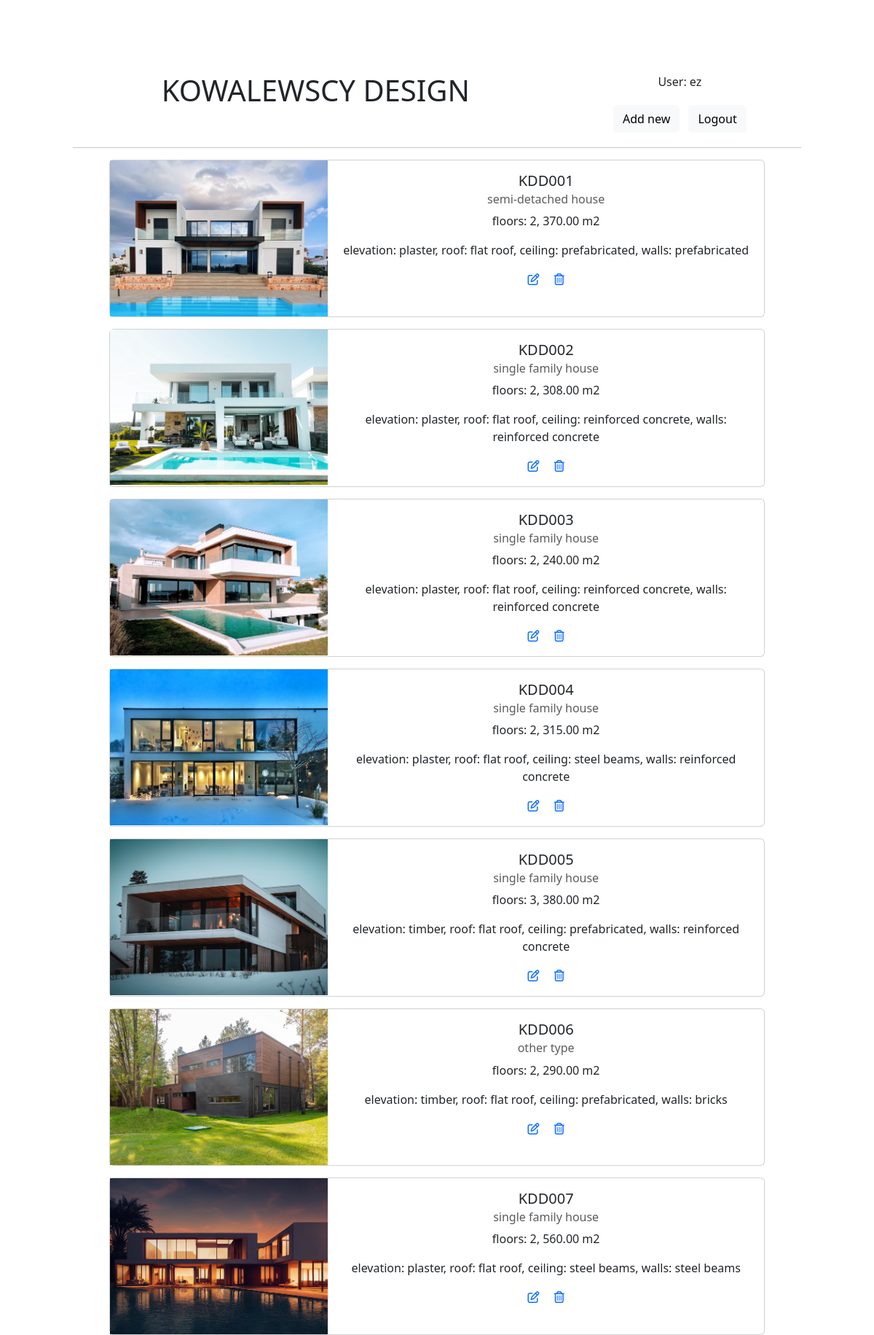
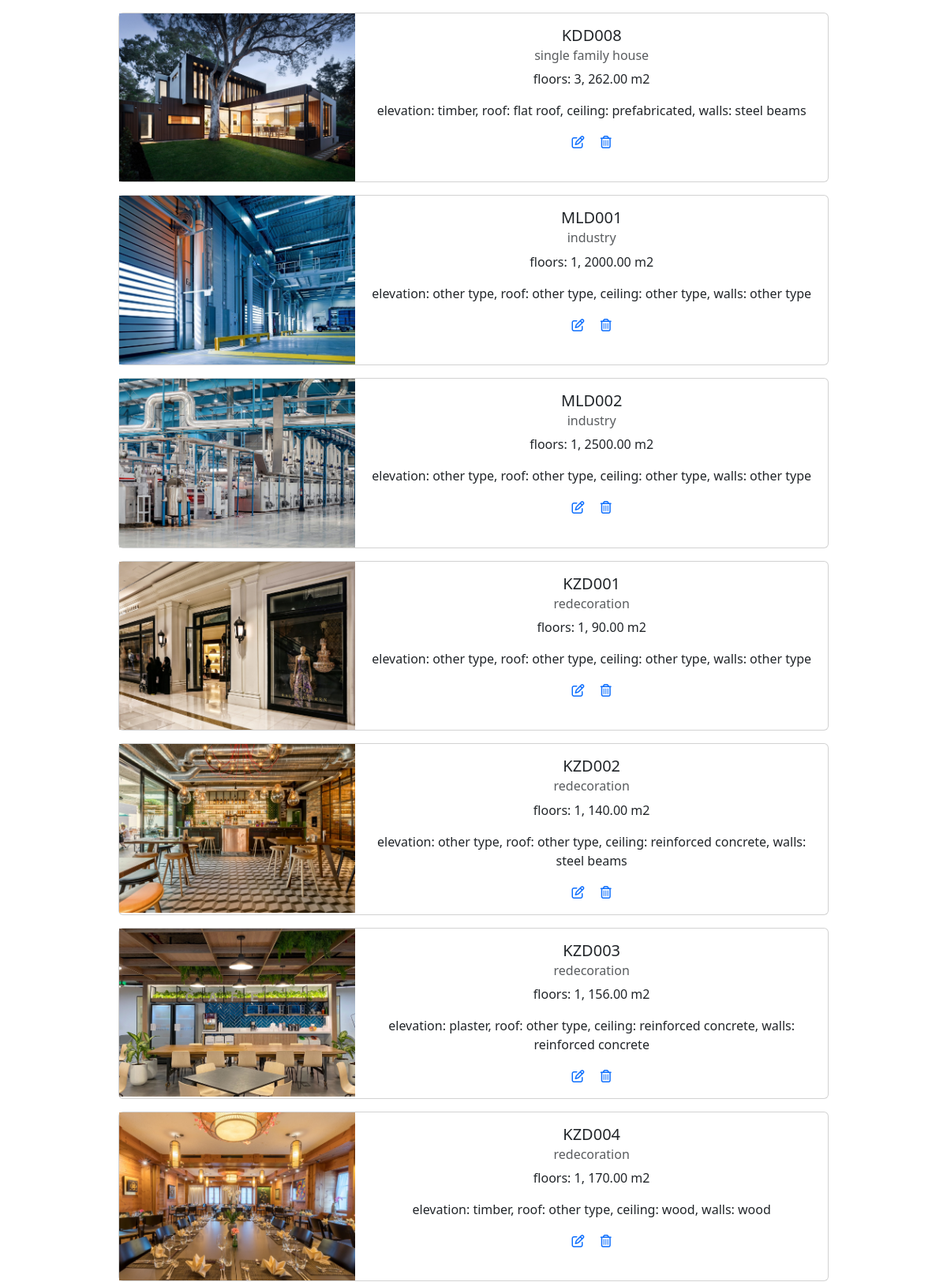
The page /design/all/ (signed in, upper part) on the database its author committed (2 pictures, top to bottom).
### buildings_app/models.py (models this page shows)
class Project(models.Model):
    SFH = 'single family house'
    SDH = 'semi-detached house'
    IN = 'industry'
    RD = 'redecoration'
    OT = 'other type'
    TB = 'timber'
    PL = 'plaster'
    SS = 'steel sheet'
    ST = 'stone'
    FR = 'flat roof'
    OG = 'open gamble'
    HR = 'hipped roof'
    DM = 'dormer'
    RC = 'reinforced concrete'
    WD = 'wood'
    SB = 'steel beams'
    PB = 'prefabricated'
    BW = 'bricks'
    TYPES_BUILDING = [
        (SFH, 'single family house'),
        (SDH, 'semi-detached house'),
        (IN, 'industry'),
        (RD, 'redecoration'),
        (OT, 'other type'),
    ]
    symbol = models.CharField(max_length=6, blank=False, unique=True)               # Each project has unique name
    type = models.CharField(max_length=30, choices=TYPES_BUILDING, default=OT)
    investor_first_name = models.CharField(max_length=30, null=True, blank=True)
    investor_last_name = models.CharField(max_length=30, null=True, blank=True)
    date_of_the_order = models.DateField(null=True, blank=True)
    floors = models.PositiveSmallIntegerField(blank=True, default=0)
    area = models.DecimalField(max_digits=8, decimal_places=2, default=0.00)
    TYPES_WALL = [
        (RC, 'reinforced concrete'),
        (WD, 'wood'),
        (SB, 'steel beams'),
        (PB, 'prefabricated'),
        (BW, 'bricks'),
        (OT, 'other type'),
    ]
    walls = models.CharField(max_length=30, choices=TYPES_WALL, default=OT)
    TYPES_CEILING = [
        (RC, 'reinforced concrete'),
        (WD, 'wood'),
        (SB, 'steel beams'),
        (PB, 'prefabricated'),
        (OT, 'other type'),
    ]
    ceiling = models.CharField(max_length=30, choices=TYPES_CEILING, default=OT)
    TYPES_ROOF = [
        (FR, 'flat roof'),
        (OG, 'open gamble'),
        (HR, 'hipped roof'),
        (DM, 'dormer'),
        (OT, 'other type'),
    ]
    roof = models.CharField(max_length=30, choices=TYPES_ROOF, default=OT)
    TYPES_ELEVATION = [
        (TB, 'timber'),
        (PL, 'plaster'),
        (SS, 'steel sheet'),
        (ST, 'stone'),
        (OT, 'other type'),
    ]
    elevation = models.CharField(max_length=30, choices=TYPES_ELEVATION, default=OT)
    view = models.ImageField(upload_to='views', null=True, blank=True)
    def parameters(self):
        return "floors: {}, {} m2".format(self.floors, self.area)
    def description(self):
        return "elevation: {}, " \
               "roof: {}, " \
               "ceiling: {}, " \
               "walls: {}".format(self.elevation, self.roof, self.ceiling, self.walls)

### buildings_app/views.py (the view)
# urls.py: path('all/', all_objects, name="all_objects"),
def all_objects(request):
    all_buildings = Project.objects.all()
    return render(request, 'design.html', {"objects": all_buildings})

### templates/design.html (shortened to what this page needs)
{% extends 'basic.html' %}
{% block site %}
<div class="container text-center">
    <div class="row">
        <div class="col-8">
            <h1>KOWALEWSCY DESIGN</h1>
        </div>
        <div class="col">
            {% if user.is_authenticated %}
            <p> User: {{user.username}} </p>
            <a href="{% url 'new_building' %}" class="btn btn-light" style="margin: 4px"> Add new </a>
            <a href="{% url 'logout' %}" class="btn btn-light" style="margin: 4px"> Logout </a>
            {% else %}
            <a href="{% url 'login' %}"class="btn btn-light" style="margin: 4px"> Log in <i class="fa-solid fa-arrow-right-to-bracket"></i></a>
            {% endif %}
        </div>
    </div>
</div>
<hr>
<center>
    {% for object in objects %}
    <div class="card mb-3" style="max-width: 900px;">
        <div class="row g-0">
            <div class="col-md-4">
                <img src="/media/{{object.view}}" alt="view" class="img-fluid rounded-star">
            </div>
            <div class="col-md-8">
                <div class="card-body">
                    <h5 class="card-title">{{object.symbol}}</h5>
                    <h6 class="card-subtitle mb-2 text-muted">{{object.type}}</h6>
                    <p>{{object.parameters}}</p>
                    <p>{{object.description}}</p>
                    {% if user.is_authenticated %}
                    <a href="{% url 'edit_building' object.id %}" class="card-link"><i
                            class="fa-regular fa-pen-to-square"></i></a>
                    <a href="{% url 'delete_building' object.id %}" class="card-link"><i
                            class="fa-regular fa-trash-can"></i></a>
                    {% endif %}
                </div>
            </div>
        </div>
    </div>
    {% endfor %}
</center>
{% endblock %}

### my_static/global_css.css (style rules this page uses)
body { margin: 100px; }

### rows shown on the page
Project: view (picture), symbol "KDD001", type "semi-detached house", parameters "floors: 2, 370.00 m2", description "elevation: plaster, roof: flat roof, ceiling: prefabricated, walls: prefabricated"
Project: view (picture), symbol "KDD002", type "single family house", parameters "floors: 2, 308.00 m2", description "elevation: plaster, roof: flat roof, ceiling: reinforced concrete, walls: reinforced concrete"
Project: view (picture), symbol "KDD003", type "single family house", parameters "floors: 2, 240.00 m2", description "elevation: plaster, roof: flat roof, ceiling: reinforced concrete, walls: reinforced concrete"
Project: view (picture), symbol "KDD004", type "single family house", parameters "floors: 2, 315.00 m2", description "elevation: plaster, roof: flat roof, ceiling: steel beams, walls: reinforced concrete"
Project: view (picture), symbol "KDD005", type "single family house", parameters "floors: 3, 380.00 m2", description "elevation: timber, roof: flat roof, ceiling: prefabricated, walls: reinforced concrete"
Project: view (picture), symbol "KDD006", type "other type", parameters "floors: 2, 290.00 m2", description "elevation: timber, roof: flat roof, ceiling: prefabricated, walls: bricks"
Project: view (picture), symbol "KDD007", type "single family house", parameters "floors: 2, 560.00 m2", description "elevation: plaster, roof: flat roof, ceiling: steel beams, walls: steel beams"
Project: view (picture), symbol "KDD008", type "single family house", parameters "floors: 3, 262.00 m2", description "elevation: timber, roof: flat roof, ceiling: prefabricated, walls: steel beams"
Project: view (picture), symbol "MLD001", type "industry", parameters "floors: 1, 2000.00 m2", description "elevation: other type, roof: other type, ceiling: other type, walls: other type"
Project: view (picture), symbol "MLD002", type "industry", parameters "floors: 1, 2500.00 m2", description "elevation: other type, roof: other type, ceiling: other type, walls: other type"
Project: view (picture), symbol "KZD001", type "redecoration", parameters "floors: 1, 90.00 m2", description "elevation: other type, roof: other type, ceiling: other type, walls: other type"
Project: view (picture), symbol "KZD002", type "redecoration", parameters "floors: 1, 140.00 m2", description "elevation: other type, roof: other type, ceiling: reinforced concrete, walls: steel beams"
Project: view (picture), symbol "KZD003", type "redecoration", parameters "floors: 1, 156.00 m2", description "elevation: plaster, roof: other type, ceiling: reinforced concrete, walls: reinforced concrete"
Project: view (picture), symbol "KZD004", type "redecoration", parameters "floors: 1, 170.00 m2", description "elevation: timber, roof: other type, ceiling: wood, walls: wood"

### other values the page prints
{{ user.username }} "ez"
